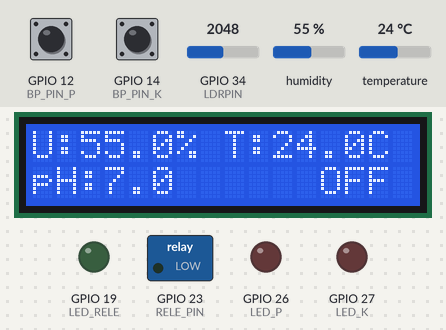
A sketch run on a simulated ESP32. Parts: 16×2 character LCD, switched loads named in the sketch (green lamp = pin HIGH), output pins drawn as LEDs (lit = HIGH). The test bench sets the inputs (shaded band); at power-on: GPIO 12 (BP_PIN_P) HIGH, GPIO 14 (BP_PIN_K) HIGH, humidity 55 %, GPIO 34 (LDRPIN) = 2048, temperature 24 °C. WiFi joins after 1.5 s; servers stay silent unless stated; no MQTT or app messages arrive unless stated; what the sketch prints to the serial monitor is not drawn.

Above: at 5.8 s.
5.9 s: GPIO 12 (BP_PIN_P) pulled LOW for 3.2 s
At 11.0 s:
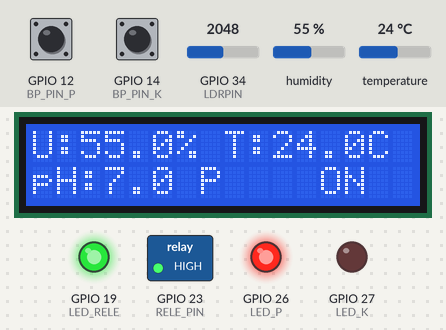
11.4 s: GPIO 14 (BP_PIN_K) pulled LOW for 3.2 s
At 15.2 s:
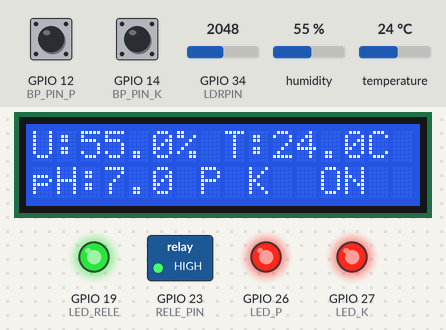
16.1 s: GPIO 12 (BP_PIN_P) pulled LOW for 1.3 s
At 17.1 s:
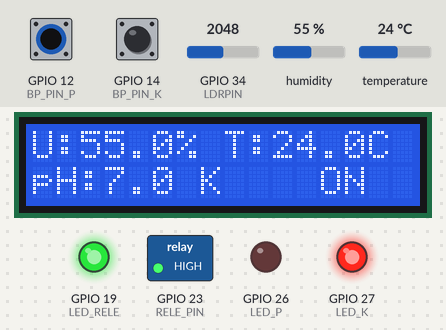
19.8 s: humidity set to 22 %
At 21.5 s:
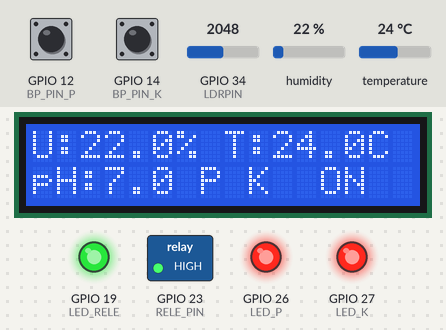
21.9 s: GPIO 34 (LDRPIN) set to 2866
At 23.2 s:
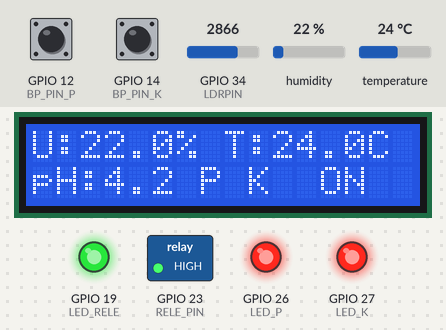
23.9 s: temperature set to 12 °C
At 25.0 s:
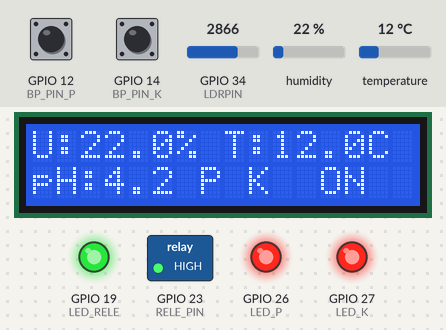
Timing chart, 0 to 26.9 s (numbered marks = the images above; inputs shaded):
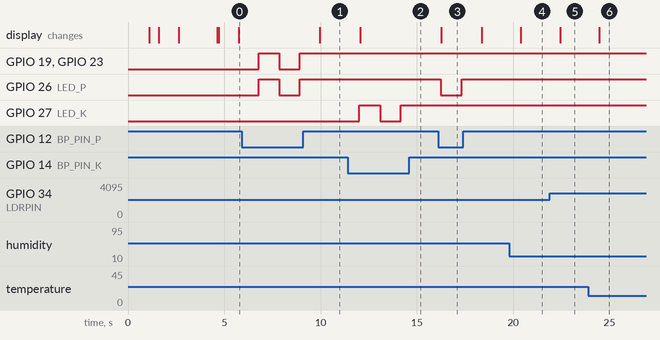

The sketch:

sketch.ino
```cpp
// ----------------------------------------------
// Bibliotecas para controle de hardware e rede
// ----------------------------------------------

// Comunicação I2C para controle do display LCD
#include <Wire.h>

// Biblioteca para manipular displays LCD com interface I2C
#include <LiquidCrystal_I2C.h>

// Biblioteca de conexão Wi-Fi do ESP32
#include <WiFi.h>

// Biblioteca de cliente MQTT (Publicação/Assinatura de tópicos)
#include <PubSubClient.h>

// Biblioteca para leitura de sensores DHT (Temperatura/Umidade)
#include <DHT.h>

// ----------------------------------------------
// Constantes de configuração geral do sistema
// ----------------------------------------------

// Credenciais da rede Wi-Fi (rede simulada no Wokwi)
static const char PROGMEM WIFI_SSID[] = "Wokwi-GUEST";
static const char PROGMEM WIFI_PASS[] = "";

// Endereço do broker MQTT público usado para testes
static const char PROGMEM MQTT_SERVER[] = "mqtt.eclipseprojects.io";

// Tópico utilizado para publicar os dados dos sensores
static const char PROGMEM MQTT_TOPIC[] = "farmtech/grupo18/data";

// ----------------------------------------------
// Pinos utilizados no ESP32
// ----------------------------------------------

// Sensor DHT22 de umidade/temperatura
static const uint8_t DHTPIN = 4;

// Sensor LDR para simular pH (entrada analógica)
static const uint8_t LDRPIN = 34;

// Botões para simular ativação de nutrientes
static const uint8_t BP_PIN_P = 12;
static const uint8_t BP_PIN_K = 14;

// LEDs para representar nutrientes ativados
static const uint8_t LED_P = 26;
static const uint8_t LED_K = 27;

// LED e pino de controle de irrigação
static const uint8_t LED_RELE = 19;
static const uint8_t RELE_PIN = 23;

// ----------------------------------------------
// Constantes para lógica de decisão
// ----------------------------------------------

static const uint8_t DHTTYPE = DHT22;

// Tempo entre atualizações de display/publicação (em ms)
static const uint16_t DISPLAY_INTERVAL = 2000;

// Faixas consideradas aceitáveis para os sensores
static const float UMIDADE_MIN = 50.0;  // mínimo de umidade para não irrigar
static const float TEMP_MAX = 30.0;     // temperatura máxima tolerada
static const float PH_MIN = 5.0;        // pH mínimo
static const float PH_MAX = 7.0;        // pH máximo

// ----------------------------------------------
// Estrutura para manter os dados do sistema
// ----------------------------------------------

// Agrupa todas as leituras e flags do sistema em uma struct otimizada
struct SystemData {
    float umidade;
    float temperatura;
    float pHLevel;

    // Flags com 1 bit cada para economizar memória
    struct {
        uint8_t led_P : 1;       // LED visual para nutriente P
        uint8_t led_K : 1;       // LED visual para nutriente K
        uint8_t nutrientP : 1;   // Flag de ativação manual do nutriente P
        uint8_t nutrientK : 1;   // Flag de ativação manual do nutriente K
        uint8_t releState : 1;   // Flag de ativação do sistema de irrigação
    } flags;
} sysData;

// ----------------------------------------------
// Instanciação dos objetos globais
// ----------------------------------------------

// Display LCD 16x2 no endereço I2C 0x27
LiquidCrystal_I2C lcd(0x27, 16, 2);

// Cliente Wi-Fi e cliente MQTT
WiFiClient wifiClient;
PubSubClient mqttClient(wifiClient);

// Objeto do sensor DHT
DHT dht(DHTPIN, DHTTYPE);

// Controle de tempo para atualizações
unsigned long lastUpdate = 0;

// ----------------------------------------------
// Inicializa o LCD e exibe status
// ----------------------------------------------
void setupLCD() {
    Wire.begin();
    lcd.init();
    lcd.backlight();
    lcd.clear();
    lcd.print(F("Iniciando..."));
    delay(1000);
}

// ----------------------------------------------
// Conecta na rede Wi-Fi e exibe IP
// ----------------------------------------------
void setup_wifi() {
    lcd.clear();
    lcd.print(F("Conectando WiFi"));
    Serial.print(F("Conectando a "));
    Serial.println(WIFI_SSID);

    WiFi.begin(WIFI_SSID, WIFI_PASS);

    while (WiFi.status() != WL_CONNECTED) {
        delay(500);
        Serial.print(".");
        lcd.print(".");
    }

    lcd.clear();
    lcd.print(F("WiFi Conectado!"));
    lcd.setCursor(0, 1);
    lcd.print(WiFi.localIP());
    Serial.println(F("\nWiFi conectado"));
    Serial.println(WiFi.localIP());
    delay(2000);
}

// ----------------------------------------------
// Tenta reconectar ao servidor MQTT
// ----------------------------------------------
void reconnect() {
    int tentativas = 0;
    while (!mqttClient.connected() && tentativas < 3) {
        Serial.print(F("Conectando MQTT..."));
        lcd.clear();
        lcd.print(F("Conectando MQTT"));

        if (mqttClient.connect("ESP32_FarmTech")) {
            Serial.println(F("Conectado"));
            lcd.clear();
            lcd.print(F("MQTT Conectado"));
            delay(1000);
        } else {
            tentativas++;
            Serial.print(F("Falha, rc="));
            Serial.print(mqttClient.state());
            Serial.println(F(" tentando novamente em 5s"));
            lcd.clear();
            lcd.print(F("Erro MQTT"));
            lcd.setCursor(0, 1);
            lcd.print(F("Tentativa: "));
            lcd.print(tentativas);
            delay(5000);
        }
    }
}

// ----------------------------------------------
// Publica os dados atuais no tópico MQTT
// ----------------------------------------------
void publishData() {
    if (!mqttClient.connected()) return;

    // Monta uma string JSON com os dados do sistema
    // Campos compatíveis com o backend Python
    static char message[128];
    snprintf(message, sizeof(message),
            "{\"Umidade do Solo\":%.1f,\"Temperatura\":%.1f,\"PH\":%.1f,\"Nutriente P\":%d,\"Nutriente K\":%d,\"Irrigacao\":%d}",
            sysData.umidade, sysData.temperatura, sysData.pHLevel,
            sysData.flags.nutrientP, sysData.flags.nutrientK, sysData.flags.releState);

    if (mqttClient.publish(MQTT_TOPIC, message)) {
        Serial.println(F("Dados publicados"));
    }
}

// ----------------------------------------------
// Atualiza o conteúdo exibido no display LCD
// ----------------------------------------------
void updateDisplay() {
    lcd.clear();

    // Linha 1: Umidade e temperatura
    lcd.setCursor(0, 0);
    lcd.print(F("U:"));
    lcd.print(sysData.umidade, 1);
    lcd.print(F("% T:"));
    lcd.print(sysData.temperatura, 1);
    lcd.print(F("C"));

    // Linha 2: pH e status de ativação
    lcd.setCursor(0, 1);
    lcd.print(F("pH:"));
    lcd.print(sysData.pHLevel, 1);
    lcd.print(F(" "));
    if (sysData.flags.nutrientP) lcd.print(F("P "));
    if (sysData.flags.nutrientK) lcd.print(F("K "));

    // Indica explicitamente se está irrigando ou não
    lcd.setCursor(12, 1);  // Posição final da linha 2
    if (sysData.flags.releState) {
        lcd.print("ON");  // Irrigação Ativa
    } else {
        lcd.print("OFF"); // Irrigação Inativa
    }
}

// ----------------------------------------------
// Envia dados para o Serial Plotter (debug visual)
// ----------------------------------------------
void updatePlotter() {
    Serial.print(F("Umidade:"));
    Serial.print(sysData.umidade);
    Serial.print(F(", Temperatura:"));
    Serial.print(sysData.temperatura);
    Serial.print(F(", pH:"));
    Serial.print(sysData.pHLevel);
    Serial.print(F(", Irrigação: "));
    Serial.println(sysData.flags.releState ? "ATIVA" : "INATIVA");
}


// ----------------------------------------------
// Lê sensores e executa a lógica de controle
// ----------------------------------------------
void readSensors() {
    sysData.umidade = dht.readHumidity();
    sysData.temperatura = dht.readTemperature();

    if (!isnan(sysData.umidade) && !isnan(sysData.temperatura)) {
        // Simulação de pH baseada em luminosidade:
        // Quanto mais claro (menor resistência), maior o valor lido → maior o pH simulado
        uint16_t ldrValue = analogRead(LDRPIN);
        sysData.pHLevel = (map(ldrValue, 4063, 32, 0, 1400) / 100.0); // pH entre 0.0 e 14.0

        // Lógica de ativação automática da irrigação
        // Irriga se qualquer uma das condições críticas for verdadeira
        sysData.flags.releState = (
            sysData.umidade < UMIDADE_MIN ||
            sysData.temperatura > TEMP_MAX ||
            sysData.pHLevel < PH_MIN ||
            sysData.pHLevel > PH_MAX ||
            sysData.flags.nutrientP ||
            sysData.flags.nutrientK
        );

        // Ativa ou desativa o relé (e o LED correspondente)
        digitalWrite(RELE_PIN, sysData.flags.releState);
        digitalWrite(LED_RELE, sysData.flags.releState);
    }
}

// ----------------------------------------------
// Detecta e alterna os estados dos botões
// ----------------------------------------------
void checkButtons() {
    if (digitalRead(BP_PIN_P) == LOW) {
        delay(50);  // debounce
        if (digitalRead(BP_PIN_P) == LOW) {
            sysData.flags.nutrientP = !sysData.flags.nutrientP;
            sysData.flags.led_P = sysData.flags.nutrientP;
            digitalWrite(LED_P, sysData.flags.led_P);
        }
    }

    if (digitalRead(BP_PIN_K) == LOW) {
        delay(50);
        if (digitalRead(BP_PIN_K) == LOW) {
            sysData.flags.nutrientK = !sysData.flags.nutrientK;
            sysData.flags.led_K = sysData.flags.nutrientK;
            digitalWrite(LED_K, sysData.flags.led_K);
        }
    }
}

// ----------------------------------------------
// Configuração inicial do sistema
// ----------------------------------------------
void setup() {
    Serial.begin(115200);

    // Configura os pinos como entrada ou saída
    pinMode(BP_PIN_P, INPUT_PULLUP);
    pinMode(BP_PIN_K, INPUT_PULLUP);
    pinMode(LED_P, OUTPUT);
    pinMode(LED_K, OUTPUT);
    pinMode(LED_RELE, OUTPUT);
    pinMode(RELE_PIN, OUTPUT);

    setupLCD();           // Inicia o display LCD
    dht.begin();          // Inicia o sensor DHT22
    setup_wifi();         // Conecta à rede Wi-Fi
    mqttClient.setServer(MQTT_SERVER, 1883);  // Configura o servidor MQTT

    // Inicializa LEDs apagados
    digitalWrite(LED_P, LOW);
    digitalWrite(LED_K, LOW);
    digitalWrite(LED_RELE, LOW);
    digitalWrite(RELE_PIN, LOW);
}

// ----------------------------------------------
// Loop principal do programa
// ----------------------------------------------
void loop() {
    // Reconecta ao MQTT caso necessário
    if (!mqttClient.connected()) {
        reconnect();
    }
    mqttClient.loop();

    // Verifica entrada dos botões e atualiza sensores
    checkButtons();
    readSensors();

    // Atualiza dados visuais e envia MQTT periodicamente
    unsigned long currentMillis = millis();
    if (currentMillis - lastUpdate >= DISPLAY_INTERVAL) {
        updateDisplay();
        updatePlotter();
        publishData();
        lastUpdate = currentMillis;
    }

    delay(1000);  // Reduz uso da CPU sem comprometer a fluidez
}
```

Measured:
- after the input at 5.9 s, GPIO 19 (LED_RELE), GPIO 23 (RELE_PIN), GPIO 26 (LED_P): LOW → HIGH after 0.90 s, → LOW 1.1 s later, → HIGH 1.1 s later; the display: changes after 4.1 s (image 1)
- after the input at 11.4 s, GPIO 27 (LED_K): LOW → HIGH after 0.62 s, → LOW 1.1 s later, → HIGH 1.1 s later; the display: changes after 0.66 s (image 2)
- after the input at 16.1 s, GPIO 26 (LED_P): HIGH → LOW after 0.14 s, → HIGH 1.1 s later; the display: changes after 0.18 s (image 3)
- after the input at 19.8 s, the display: changes after 0.61 s (image 4)
- after the input at 21.9 s, the display: changes after 0.54 s (image 5)
- after the input at 23.9 s, the display: changes after 0.58 s (image 6)
